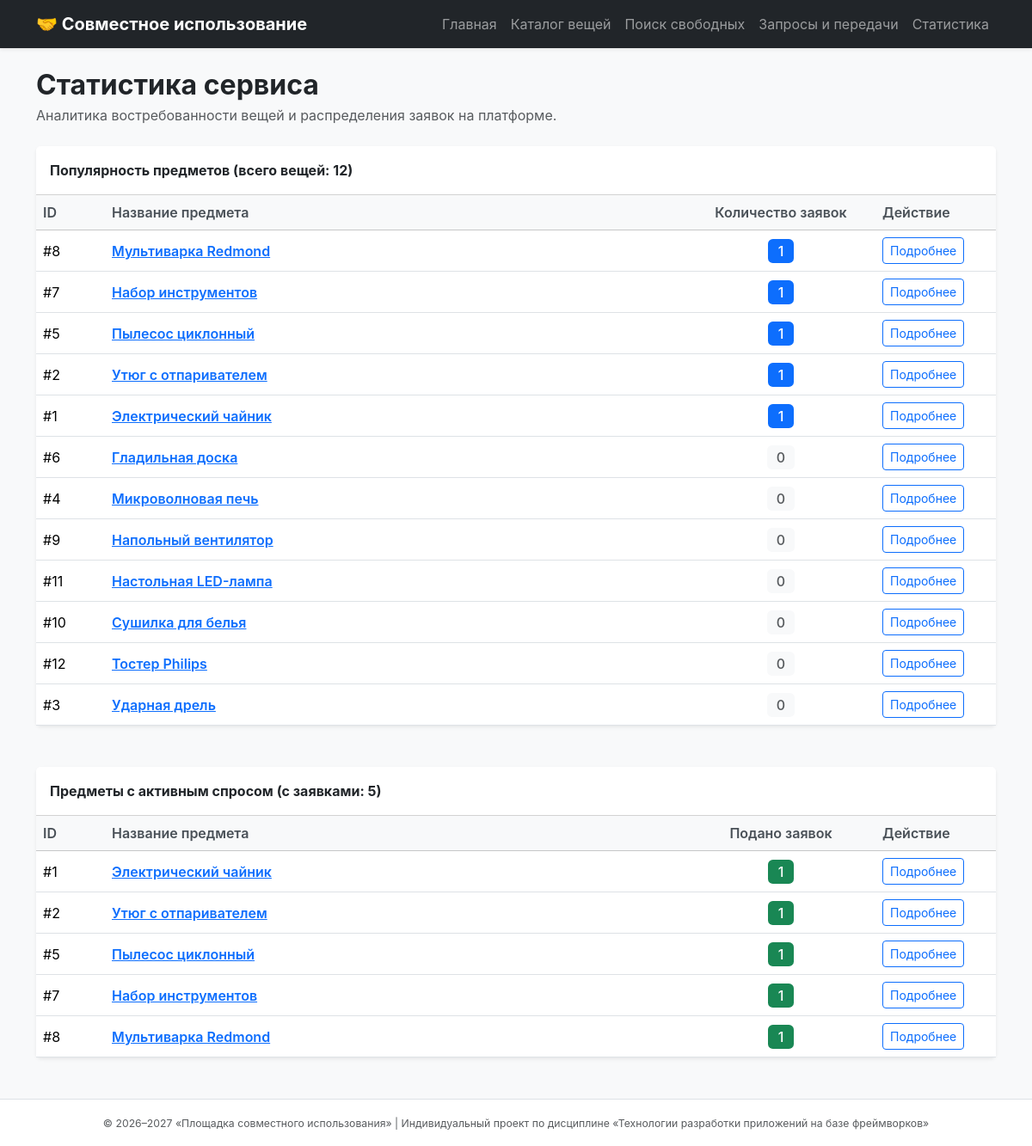
Screenshot of /requests/statistics/ with the database file from the repository.
### item_requests/views.py (the view)
# urls.py: path("statistics/", views.statistics, name="statistics"),
def statistics(request: HttpRequest) -> HttpResponse:
    conn = get_connection()
    try:
        popular_rows = conn.execute(
            """
            SELECT items.id, items.name, COUNT(requests.id) AS requests_count
            FROM items
            LEFT JOIN requests ON items.id = requests.item_id
            GROUP BY items.id, items.name
            ORDER BY requests_count DESC, items.name ASC;
            """
        ).fetchall()
        popular_items = [
            SimpleNamespace(
                id=row["id"],
                name=row["name"],
                requests_count=row["requests_count"],
            )
            for row in popular_rows
        ]
        active_rows = conn.execute(
            """
            SELECT items.id, items.name, COUNT(requests.id) AS requests_count
            FROM items
            JOIN requests ON items.id = requests.item_id
            GROUP BY items.id, items.name
            HAVING COUNT(requests.id) >= 1
            ORDER BY requests_count DESC;
            """
        ).fetchall()
        items_with_requests = [
            SimpleNamespace(
                id=row["id"],
                name=row["name"],
                requests_count=row["requests_count"],
            )
            for row in active_rows
        ]
    finally:
        conn.close()
    context = {
        "popular_items": popular_items,
        "items_with_requests": items_with_requests,
        "title": "Статистика сервиса",
    }
    return render(request, "item_requests/statistics.html", context)

### db/database.py (called while the page is built)
def get_connection(
    db_path: Path | str = DB_PATH,
) -> sqlite3.Connection:
    conn = sqlite3.connect(str(db_path))
    conn.execute("PRAGMA foreign_keys = ON")
    conn.row_factory = sqlite3.Row
    return conn

### templates/item_requests/statistics.html (shortened to what this page needs)
{% extends "base.html" %}
{% block content %}
<div class="mb-4">
  <h1 class="h2 fw-bold mb-1">Статистика сервиса</h1>
  <p class="text-muted">Аналитика востребованности вещей и распределения заявок на платформе.</p>
</div>
<div class="card shadow-sm border-0 mb-5">
  <div class="card-header bg-white py-3 fw-bold d-flex justify-content-between align-items-center">
    <span>Популярность предметов (всего вещей: {{ popular_items|length }})</span>
  </div>
  <div class="table-responsive">
    <table class="table table-hover align-middle mb-0">
      <thead class="table-light">
        <tr>
          <th style="width: 80px;">ID</th>
          <th>Название предмета</th>
          <th style="width: 220px;" class="text-center">Количество заявок</th>
          <th style="width: 140px;">Действие</th>
        </tr>
      </thead>
      <tbody>
        {% for item in popular_items %}
        <tr>
          <td>#{{ item.id }}</td>
          <td class="fw-semibold">
            <a href="{% url 'items:detail' item.id %}">{{ item.name }}</a>
          </td>
          <td class="text-center">
            {% if item.requests_count > 0 %}
              <span class="badge bg-primary fs-6">{{ item.requests_count }}</span>
            {% else %}
              <span class="badge bg-light text-muted fs-6">0</span>
            {% endif %}
          </td>
          <td>
            <a href="{% url 'items:detail' item.id %}" class="btn btn-sm btn-outline-primary">
              Подробнее
            </a>
          </td>
        </tr>
        {% empty %}
        <tr>
          <td colspan="4" class="text-center text-muted py-4">
            Данные о предметах отсутствуют.
          </td>
        </tr>
        {% endfor %}
      </tbody>
    </table>
  </div>
</div>
<div class="card shadow-sm border-0 mb-4">
  <div class="card-header bg-white py-3 fw-bold d-flex justify-content-between align-items-center">
    <span>Предметы с активным спросом (с заявками: {{ items_with_requests|length }})</span>
  </div>
  <div class="table-responsive">
    <table class="table table-hover align-middle mb-0">
      <thead class="table-light">
        <tr>
          <th style="width: 80px;">ID</th>
          <th>Название предмета</th>
          <th style="width: 220px;" class="text-center">Подано заявок</th>
          <th style="width: 140px;">Действие</th>
        </tr>
      </thead>
      <tbody>
        {% for item in items_with_requests %}
        <tr>
          <td>#{{ item.id }}</td>
          <td class="fw-semibold">
            <a href="{% url 'items:detail' item.id %}">{{ item.name }}</a>
          </td>
          <td class="text-center">
            <span class="badge bg-success fs-6">{{ item.requests_count }}</span>
          </td>
          <td>
            <a href="{% url 'items:detail' item.id %}" class="btn btn-sm btn-outline-primary">
              Подробнее
            </a>
          </td>
        </tr>
        {% empty %}
        <tr>
          <td colspan="4" class="text-center text-muted py-4">
            Предметов с активными заявками пока нет.
          </td>
        </tr>
        {% endfor %}
      </tbody>
    </table>
  </div>
</div>
{% endblock %}

### static/css/style.css (style rules this page uses)
:root { --primary-color: #0d6efd; --secondary-color: #6c757d; --success-color: #198754; --card-bg-hover: #f8f9fa; }
body { font-family: -apple-system, BlinkMacSystemFont, "Segoe UI", Roboto, "Helvetica Neue", Arial, sans-serif; color: #212529; }
.badge { font-weight: 500; padding: 0.4em 0.7em; border-radius: 0.35rem; }
.table th { font-weight: 600; color: #495057; }

### rows the page displays
items: id "8", name "Мультиварка Redmond", requests_count "1"
items: id "7", name "Набор инструментов", requests_count "1"
items: id "5", name "Пылесос циклонный", requests_count "1"
items: id "2", name "Утюг с отпаривателем", requests_count "1"
items: id "1", name "Электрический чайник", requests_count "1"
items: id "6", name "Гладильная доска", shows "0"
items: id "4", name "Микроволновая печь", shows "0"
items: id "9", name "Напольный вентилятор", shows "0"
items: id "11", name "Настольная LED-лампа", shows "0"
items: id "10", name "Сушилка для белья"
items: id "12", name "Тостер Philips", shows "0"
items: id "3", name "Ударная дрель", shows "0"

### other values shown
{{ popular_items|length }} "12"
{{ items_with_requests|length }} "5"
